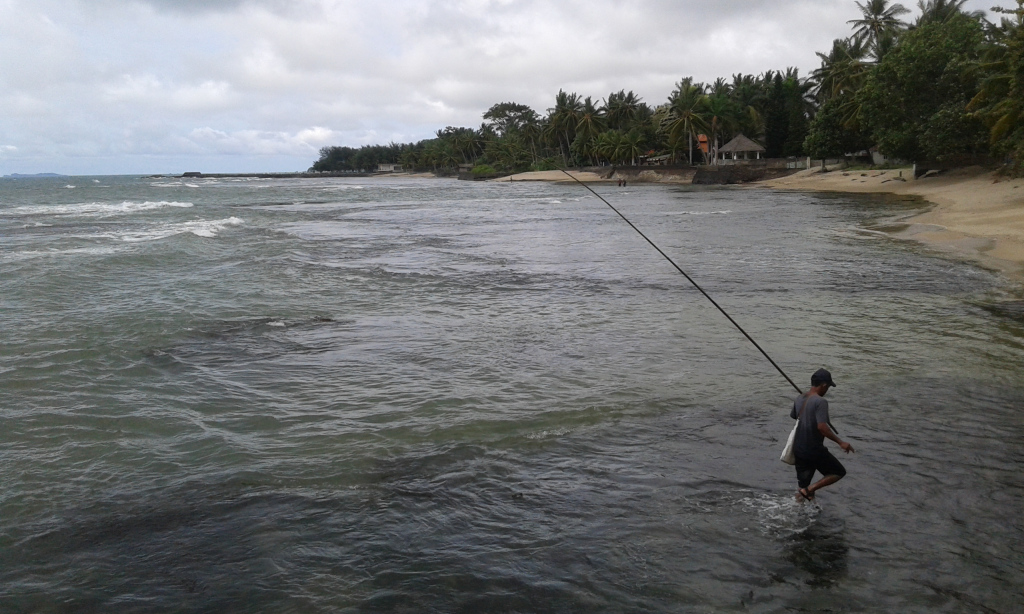
#> input picture data/fisher-anyer-beach-2016-raja-david.jpg, 1024 x 614 px
$ python _01_loading_image.py
#> lines starting #> are read from the running program, lines starting #| are printed output that depends on the picture
# Run command: python3 _01_loading_image.py
# Further reading:
# https://docs.opencv.org/master/dc/d2e/tutorial_py_image_display.html

# Importing libraries as shortcut
# import numpy as np
import cv2
import matplotlib.pyplot as plt

# Load the image and covert to greyscale color
#  We must use relative link `../image_location` to avoid `cv2.error: (-215:Assertion failed) VScn::contains(scn)`
#  Source:
#  https://answers.opencv.org/question/212087/trying-to-convert-bgr-to-gray/
#  https://github.com/llSourcell/Object_Detection_demo_LIVE/issues/6#issue-353775712
#  https://stackoverflow.com/questions/52739143/opencv-error-215assertion-failed-vscncontainsscn-vdcncontainsdcn
img = cv2.imread('../data/fisher-anyer-beach-2016-raja-david.jpg', cv2.IMREAD_GRAYSCALE)
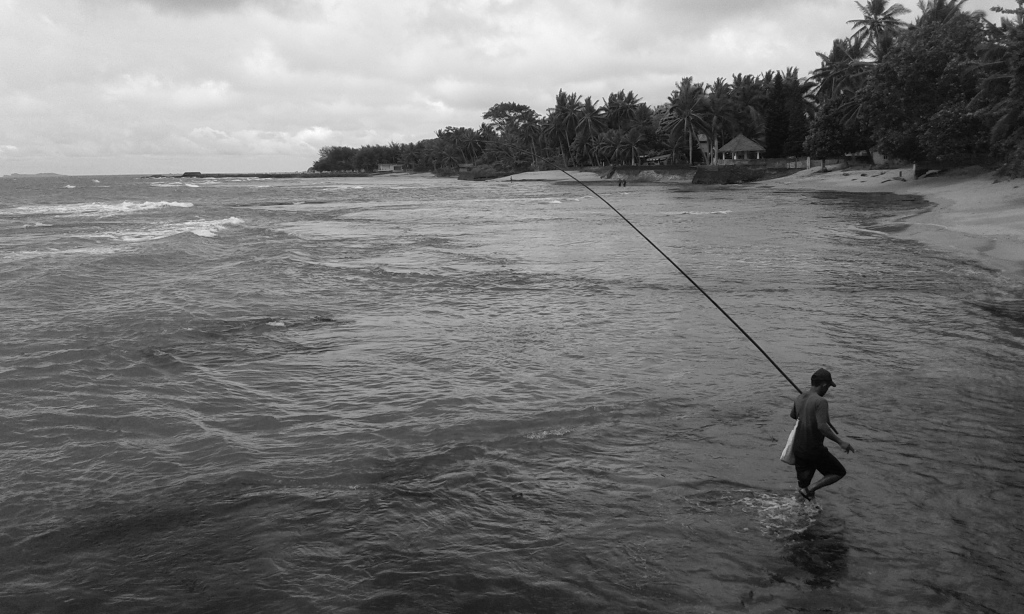
#> img: shape (614, 1024); min 1, max 254, mean 113.9

# # Show the image
# cv2.imshow('Image', img)
#
# # Wait until any key is pressed
# cv2.waitKey(0)
#
# # Close everything
# cv2.destroyAllWindows()

# Show the image using matplotlib
#  OpenCV is using BGR and Matplotlib is using RGB, so we are using greyscale
plt.imshow(img, cmap='gray', interpolation='bicubic')
plt.xticks([]), plt.yticks([])  # to hide tick values on X and Y axis
plt.plot([100, 0], [100, 200], 'c', linewidth=5)  # draw cyan colored line in the image
plt.show()
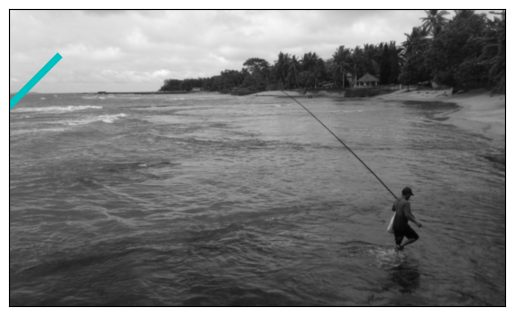
#> figure drawn by matplotlib, 1 panel

# Saving image
# cv2.imwrite('fisher_gray.png', img)

$ run again, with data/lido-lake-bogor-2013-raja-david.jpg copied over data/fisher-anyer-beach-2016-raja-david.jpg
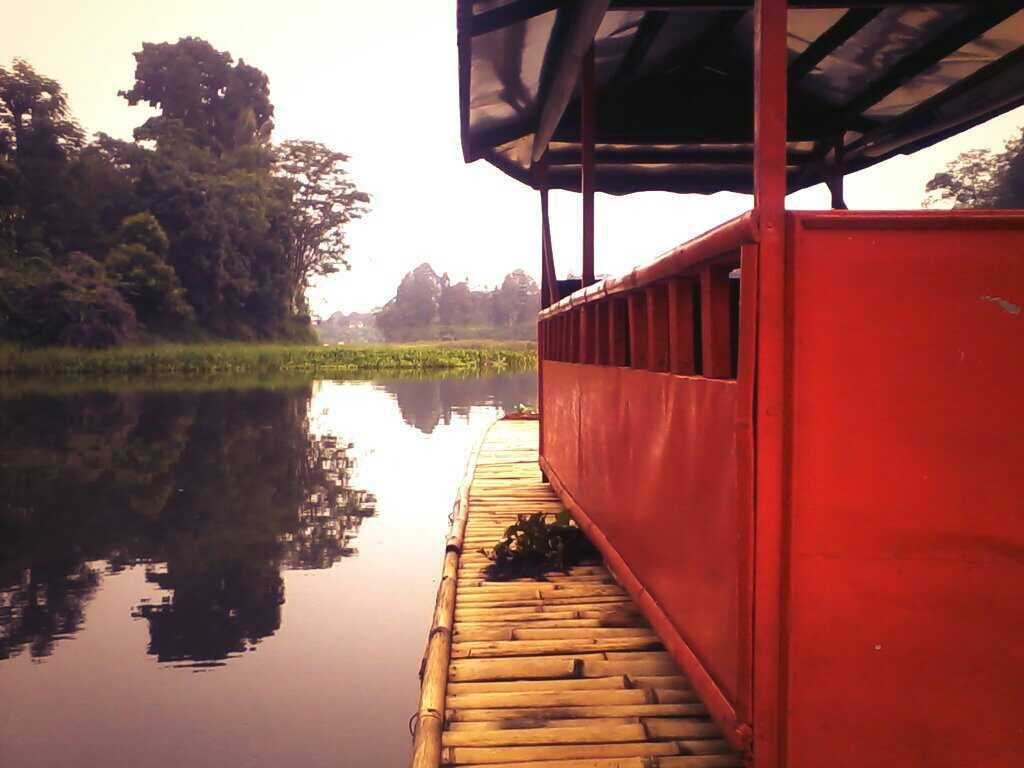
#> input picture data/lido-lake-bogor-2013-raja-david.jpg, 1024 x 768 px
#> `img = cv2.imread('../data/fisher-anyer-beach-2016-raja-david.jpg', cv2..`:
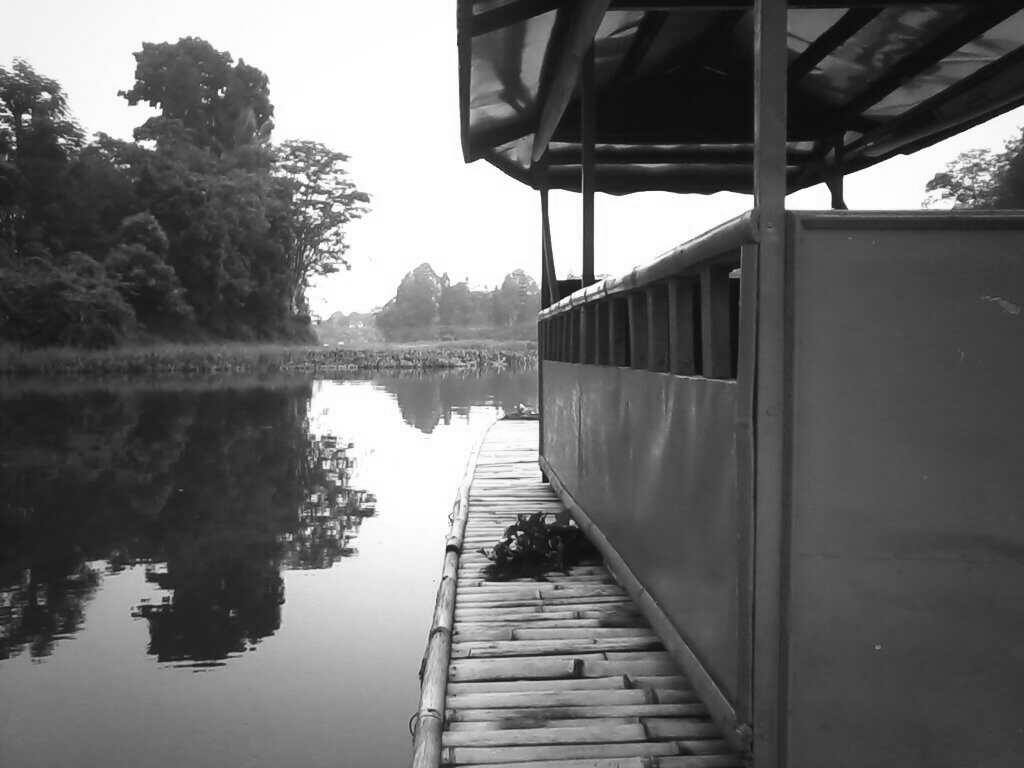
#> img: shape (768, 1024); min 0, max 255, mean 106.1
#> `plt.show()`:
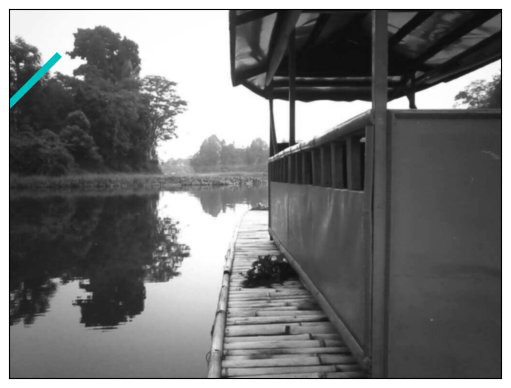
#> figure drawn by matplotlib, 1 panel
